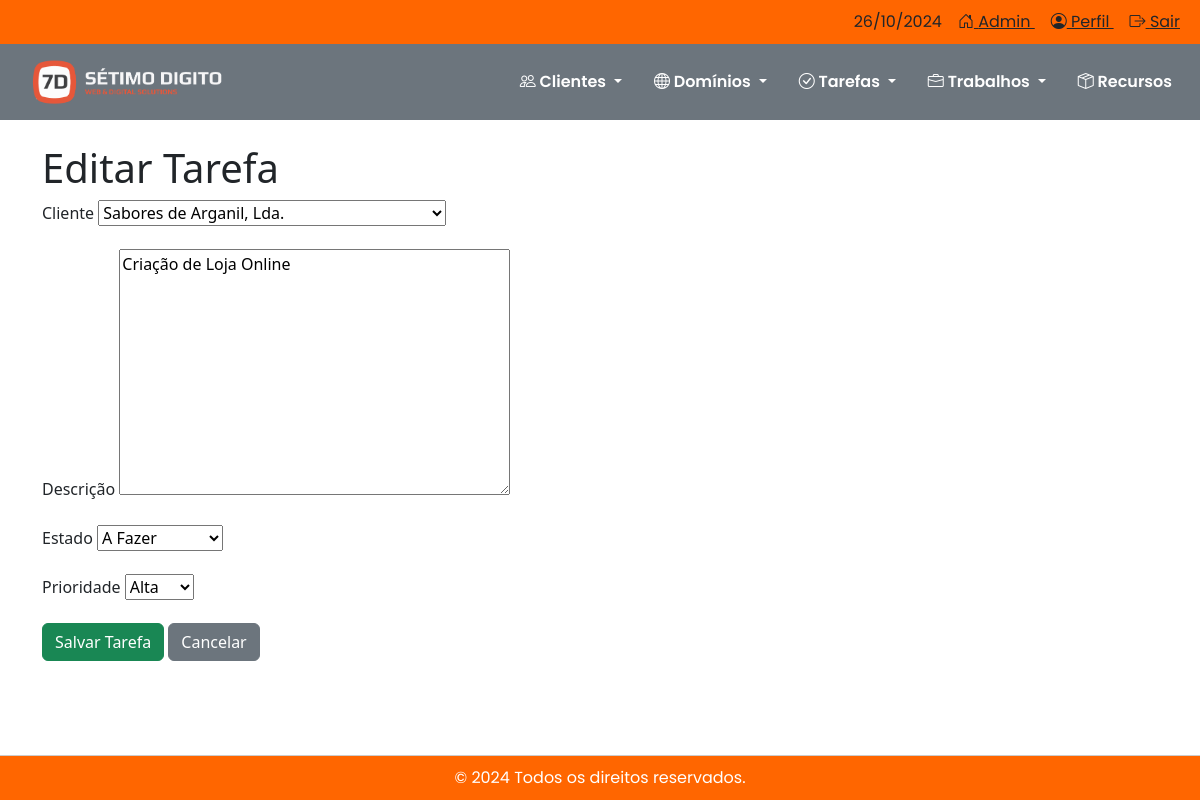
Before: /tarefas/editar/1/ with the older database file.
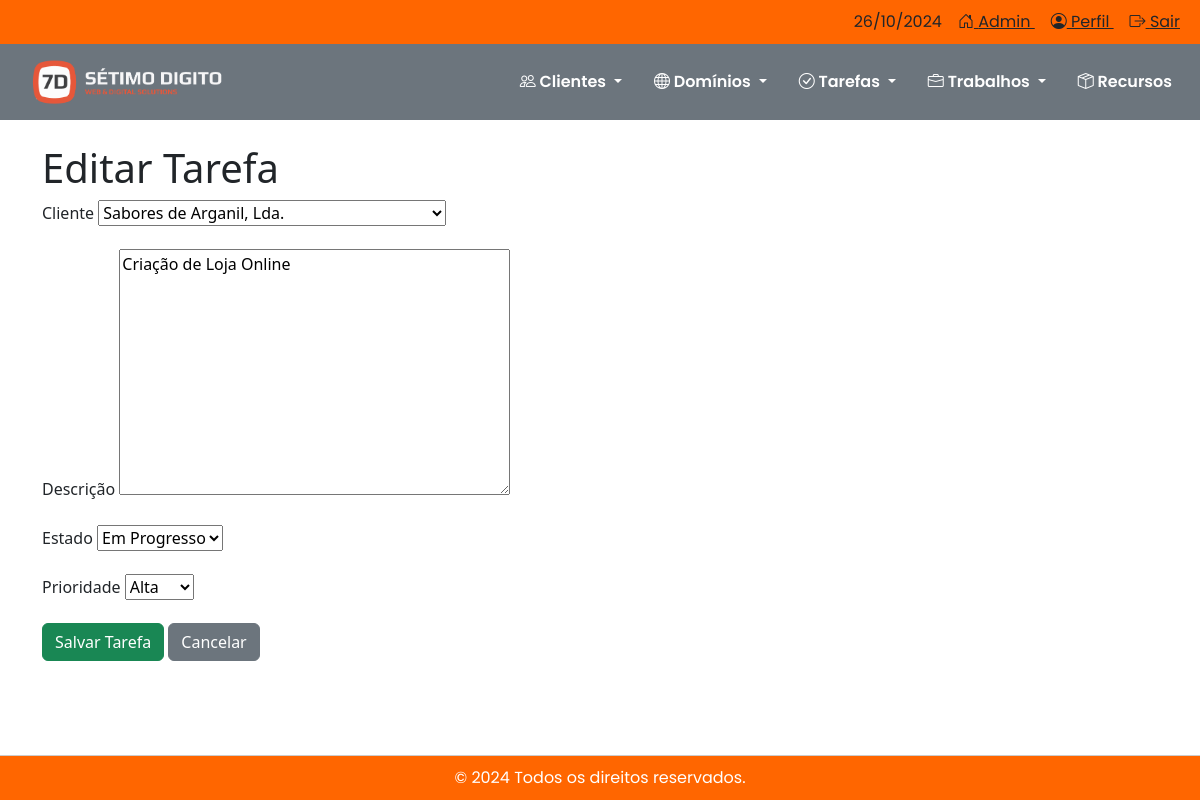
After: the same page with the newer database file.
### tarefas/models.py (models this page shows, shortened)
class Tarefa(models.Model):
    ESTADOS_TAREFA = [
        ('a_fazer', 'A Fazer'),
        ('em_progresso', 'Em Progresso'),
        ('concluido', 'Concluído'),
    ]
    PRIORIDADES = [
        ('baixa', 'Baixa'),
        ('media', 'Média'),
        ('alta', 'Alta'),
    ]
    cliente = models.ForeignKey(Cliente, on_delete=models.CASCADE)
    descricao = models.TextField()
    estado = models.CharField(max_length=20, choices=ESTADOS_TAREFA, default='pendente')
    prioridade = models.CharField(max_length=10, choices=PRIORIDADES, default='media')
    data_criacao = models.DateTimeField(auto_now_add=True)

### tarefas/views.py (the view)
# urls.py: path('tarefas/editar/<int:tarefa_id>/', views.editar_tarefa, name='editar_tarefa'),
def editar_tarefa(request, tarefa_id):
    tarefa = get_object_or_404(Tarefa, id=tarefa_id)
    if request.method == 'POST':
        form = TarefaForm(request.POST, instance=tarefa)
        if form.is_valid():
            form.save()  # Salva as alterações na tarefa
            return redirect('listar_tarefas')  # Redireciona para a lista de tarefas
    else:
        form = TarefaForm(instance=tarefa)
    return render(request, 'tarefas/editar_tarefa.html', {'form': form, 'tarefa': tarefa})

### tarefas/forms.py
class TarefaForm(forms.ModelForm):
    class Meta:
        model = Tarefa
        fields = ['cliente', 'descricao', 'estado', 'prioridade']

### clientes/models.py (called while the page is built)
    def __str__(self):
        return self.nome

### tarefas/templates/tarefas/editar_tarefa.html (shortened to what this page needs)
{% extends 'base.html' %}
{% load static %}
{% block content %}
<h1 class="mt-4">Editar Tarefa</h1>
<form method="post" class="form">
    <div class="mb-3">
        <label for="id_cliente" class="form-label">Cliente</label>
        {{ form.cliente }}
    </div>
    <div class="mb-3">
        <label for="id_descricao" class="form-label">Descrição</label>
        {{ form.descricao }}
    </div>
    <div class="mb-3">
        <label for="id_estado" class="form-label">Estado</label>
        {{ form.estado }}
    </div>
    <div class="mb-3">
        <label for="id_prioridade" class="form-label">Prioridade</label>
        {{ form.prioridade }}
    </div>
    <button type="submit" class="btn btn-success">Salvar Tarefa</button>
    <a href="{% url 'listar_tarefas' %}" class="btn btn-secondary">Cancelar</a>
    <div style="height: 50px;"></div>
</form>
{% endblock %}

Changed rows visible on the page:
changed Tarefa "Sabores de Arganil, Lda.": estado "A Fazer" → "Em Progresso"
